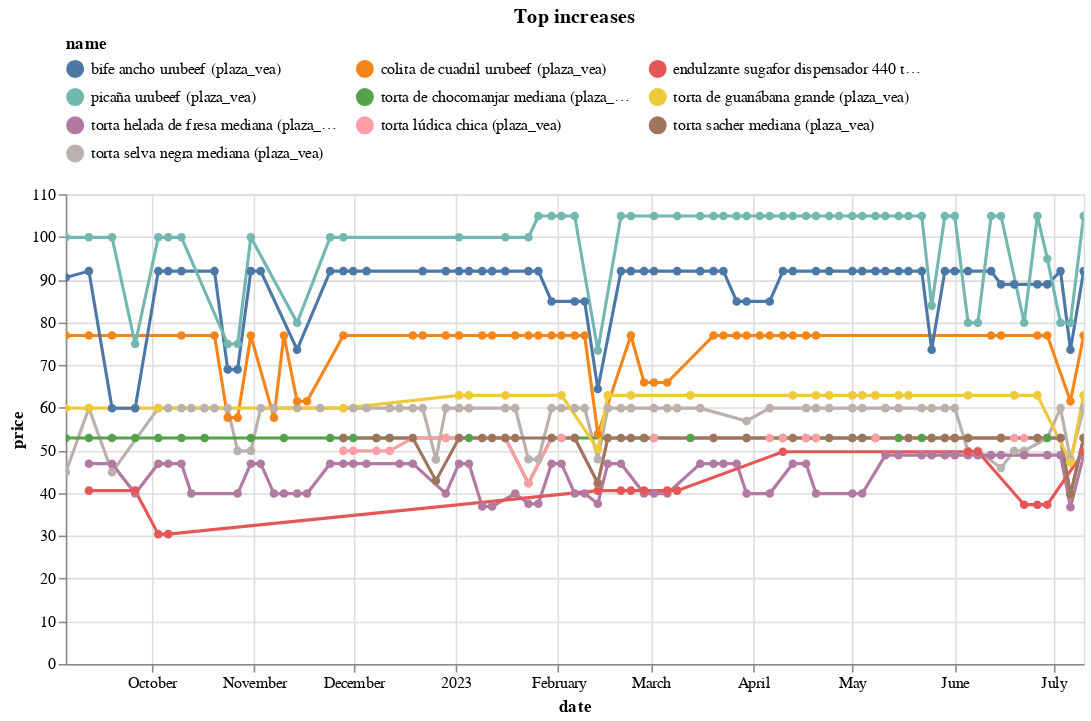

Write notebook code for a chart like this one.
### Code cell
(top_changes_abs
 .sort_values('change')
 .tail(10)
 .pipe(plot_changes, 'Top increases')
)

### Figure 1 — Vega-Lite specification as saved in the notebook (floating-point values rounded to 4 significant figures; data arrays with more than 128 entries replaced by an {"elided": "..."} marker saying what was removed)
{"config": {"view": {"continuousWidth": 300, "continuousHeight": 300}, "legend": {"columns": 3, "orient": "top"}}, "data": {"name": "data-f70daeef441e391e2b5f854427472a8d"}, "mark": {"type": "line", "point": true}, "encoding": {"color": {"field": "name", "scale": {"domain": ["bife ancho urubeef (plaza_vea)", "colita de cuadril urubeef (plaza_vea)", "endulzante sugafor dispensador 440 tabletas (plaza_vea)", "picaña urubeef (plaza_vea)", "torta de chocomanjar mediana (plaza_vea)", "torta de guanábana grande (plaza_vea)", "torta helada de fresa mediana (plaza_vea)", "torta lúdica chica (plaza_vea)", "torta sacher mediana (plaza_vea)", "torta selva negra mediana (plaza_vea)"]}, "type": "nominal"}, "tooltip": [{"field": "name", "type": "nominal"}, {"field": "price", "type": "quantitative"}, {"field": "last_price", "type": "quantitative"}], "x": {"field": "date", "type": "temporal"}, "y": {"field": "price", "type": "quantitative"}}, "params": [{"name": "param_11", "select": {"type": "point", "fields": ["name"]}, "bind": "legend"}, {"name": "param_12", "select": {"type": "interval", "encodings": ["x", "y"]}, "bind": "scales"}], "title": "Top increases", "transform": [{"filter": {"param": "param_11"}}], "width": 650, "$schema": "https://vega.github.io/schema/vega-lite/v5.8.0.json", "datasets": {"data-f70daeef441e391e2b5f854427472a8d": {"elided": "454 records"}}}
